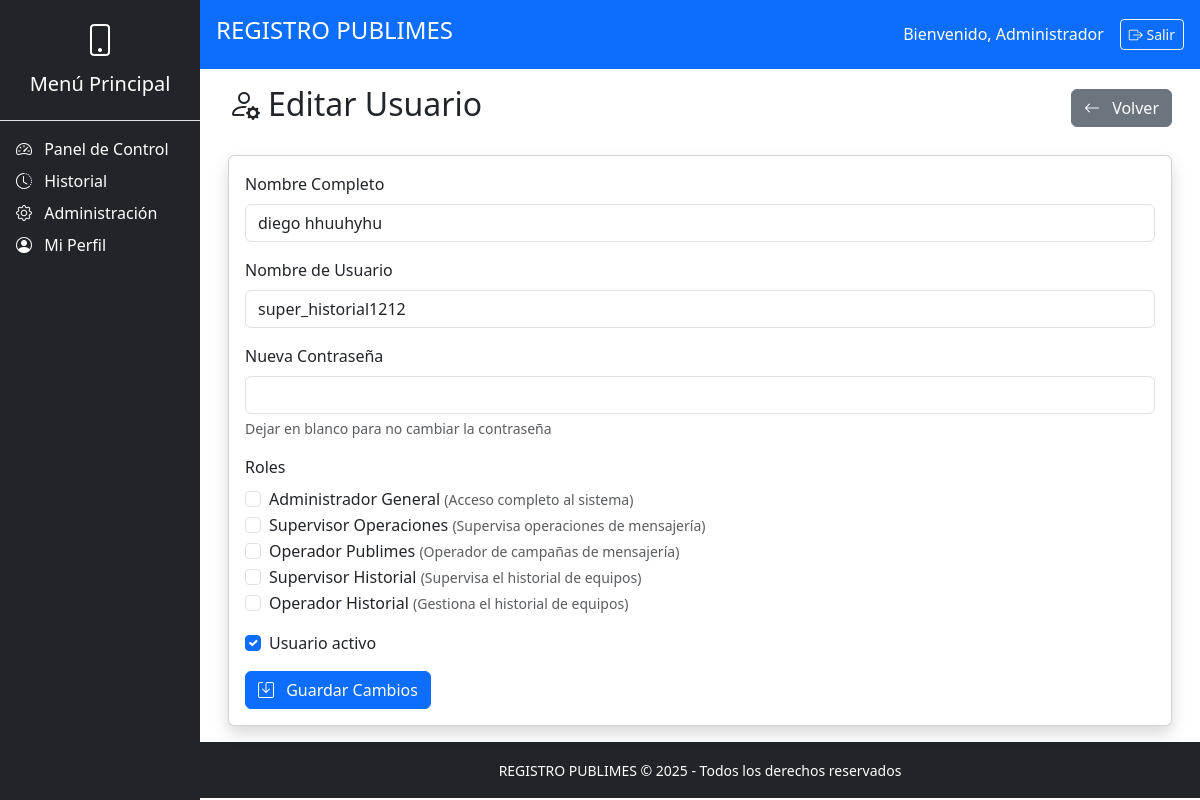
/admin/usuarios/7/editar (signed in), run on the app's committed database.
### modelo.py (models this page shows)
class Usuario(db.Model):
    __tablename__ = 'usuario'
    idUsuario = db.Column(db.Integer, primary_key=True)
    nombre = db.Column(db.String(100), nullable=False)
    username = db.Column(db.String(50), unique=True, nullable=False)
    password = db.Column(db.String(255), nullable=False)
    activo = db.Column(db.Boolean, default=True)
    fecha_creacion = db.Column(db.DateTime, default=datetime.utcnow)
    roles = db.relationship('UsuarioRol', back_populates='usuario')
    clientes_asignados = db.relationship('Cliente', back_populates='operador_publimes')
    envios_realizados = db.relationship('EnvioCampania', back_populates='usuario')
    transferencias_supervisor = db.relationship('TransferenciaTelefono', foreign_keys='TransferenciaTelefono.idSupervisorHistorial', back_populates='supervisor_historial')
    transferencias_origen = db.relationship('TransferenciaTelefono', foreign_keys='TransferenciaTelefono.idOperadorPublimes', back_populates='operador_publimes')

class Rol(db.Model):
    __tablename__ = 'rol'
    idRol = db.Column(db.Integer, primary_key=True)
    nombreRol = db.Column(db.String(50), nullable=False)
    descripcion = db.Column(db.String(200))
    usuarios = db.relationship('UsuarioRol', back_populates='rol')

### logica/administracion.py (the view, shortened to what this page needs)
    @requiere_login
    @requiere_rol('Administrador General')
    def editar_usuario(self, id):
        usuario = Usuario.query.get_or_404(id)
        roles = Rol.query.all()
        return render_template('admin/EditarAdmin/EditarUsuario.html',
                             usuario=usuario,
                             roles=roles)

### app.py (called while the page is built)
@app.context_processor
def inject_current_year():
    return {'current_year': datetime.now().year}

### decoradores.py (called while the page is built)
def requiere_login(f):
    @wraps(f)
    def decorador(*args, **kwargs):
        if 'id_usuario' not in session:
            flash('Debe iniciar sesión para acceder a esta página', 'danger')
            return redirect(url_for('login.iniciar_sesion'))
        return f(*args, **kwargs)
    return decorador

def requiere_rol(*roles_permitidos):
    def decorador(f):
        @wraps(f)
        def wrapper(*args, **kwargs):
            if 'id_usuario' not in session:
                flash('Autenticación requerida', 'warning')
                return redirect(url_for('login.iniciar_sesion'))
            usuario_actual = Usuario.query.get(session['id_usuario'])
            roles_usuario = {ur.rol.nombreRol for ur in usuario_actual.roles}
            if not roles_usuario.intersection(roles_permitidos):
                flash('No tiene permisos suficientes para esta acción', 'danger')
                return redirect(url_for('login.panel_control'))
            return f(*args, **kwargs)
        return wrapper
    return decorador

### templates/admin/EditarAdmin/EditarUsuario.html (shortened to what this page needs)
{% extends "base/base.html" %}
{% block content %}
<div class="container-fluid">
    <div class="d-flex justify-content-between align-items-center mb-4">
        <h2><i class="bi bi-person-gear me-2"></i>Editar Usuario</h2>
        <a href="{{ url_for('admin.gestion_usuarios') }}" class="btn btn-secondary">
            <i class="bi bi-arrow-left me-2"></i> Volver
        </a>
    </div>
    <div class="card shadow">
        <div class="card-body">
            <form method="POST">
                <div class="mb-3">
                    <label for="nombre" class="form-label">Nombre Completo</label>
                    <input type="text" class="form-control" id="nombre" name="nombre" value="{{ usuario.nombre }}" required>
                </div>
                <div class="mb-3">
                    <label for="username" class="form-label">Nombre de Usuario</label>
                    <input type="text" class="form-control" id="username" name="username" value="{{ usuario.username }}" readonly>
                </div>
                <div class="mb-3">
                    <label for="password" class="form-label">Nueva Contraseña</label>
                    <input type="password" class="form-control" id="password" name="password">
                    <div class="form-text">Dejar en blanco para no cambiar la contraseña</div>
                </div>
                <div class="mb-3">
                    <label class="form-label">Roles</label>
                    {% for rol in roles %}
                    <div class="form-check">
                        <input class="form-check-input" type="checkbox" name="roles" id="rol{{ rol.idRol }}"
                               value="{{ rol.idRol }}"
                               {% if rol in usuario.roles|map(attribute='rol') %}checked{% endif %}>
                        <label class="form-check-label" for="rol{{ rol.idRol }}">
                            {{ rol.nombreRol }}
                            {% if rol.descripcion %}
                            <small class="text-muted">({{ rol.descripcion }})</small>
                            {% endif %}
                        </label>
                    </div>
                    {% endfor %}
                </div>
                <div class="mb-3 form-check">
                    <input type="checkbox" class="form-check-input" id="activo" name="activo"
                           {% if usuario.activo %}checked{% endif %}>
                    <label class="form-check-label" for="activo">Usuario activo</label>
                </div>
                <button type="submit" class="btn btn-primary">
                    <i class="bi bi-save me-2"></i> Guardar Cambios
                </button>
            </form>
        </div>
    </div>
</div>
{% endblock %}

### templates/base/header.html
<header class="bg-primary text-white p-3 d-flex justify-content-between align-items-center">
    <h4>REGISTRO PUBLIMES</h4>
    <div class="d-flex align-items-center">
        <span class="me-3">Bienvenido, {{ session.nombre }}</span>
        <a href="{{ url_for('login.logout') }}" class="btn btn-sm btn-outline-light">
            <i class="bi bi-box-arrow-right"></i> Salir
        </a>
    </div>
</header>

### data on the page
Usuario: nombre "Administrador"
Usuario: nombre "diego hhuuhyhu", username "super_historial1212", activo "☑"
Rol: nombreRol "Administrador General", descripcion "Acceso completo al sistema"
Rol: nombreRol "Supervisor Operaciones", descripcion "Supervisa operaciones de mensajería"
Rol: nombreRol "Operador Publimes", descripcion "Operador de campañas de mensajería"
Rol: nombreRol "Supervisor Historial", descripcion "Supervisa el historial de equipos"
Rol: nombreRol "Operador Historial", descripcion "Gestiona el historial de equipos"
